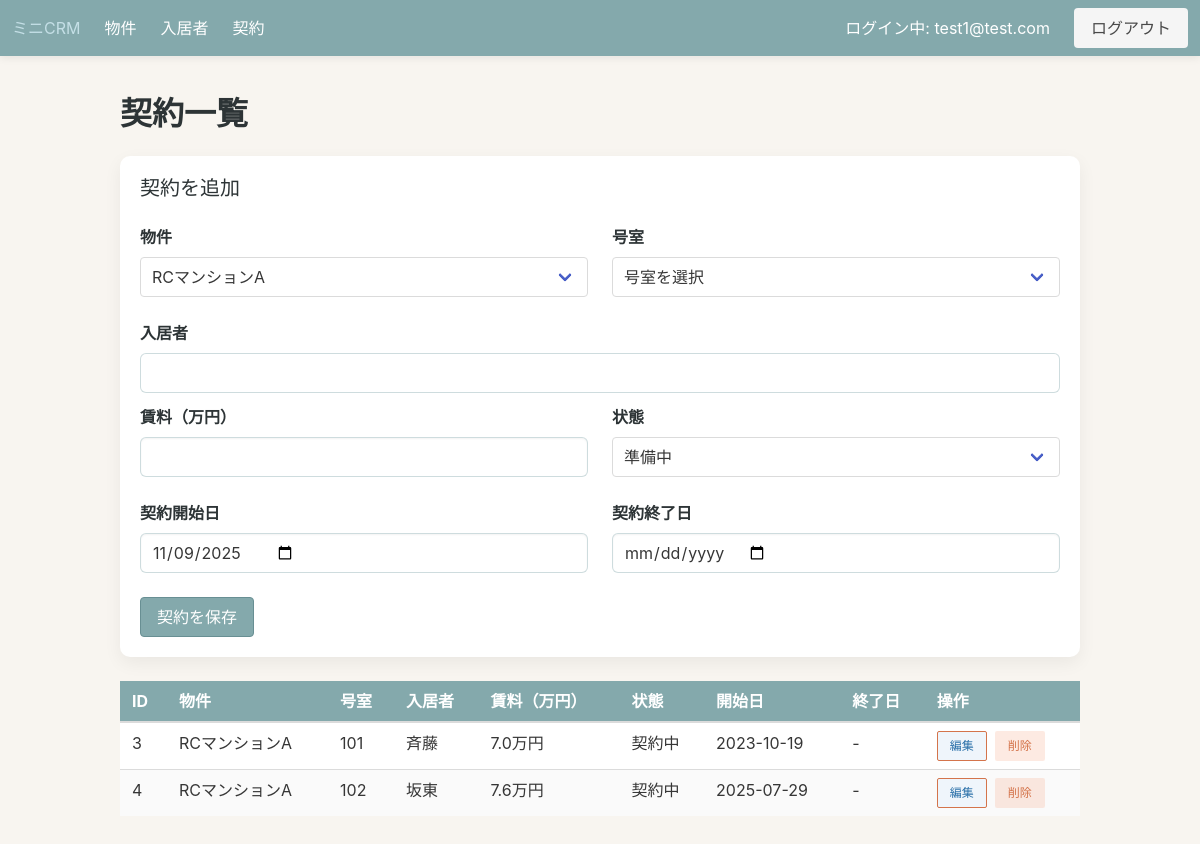
The app's page /leases?lease_id=19 (signed in), older data.
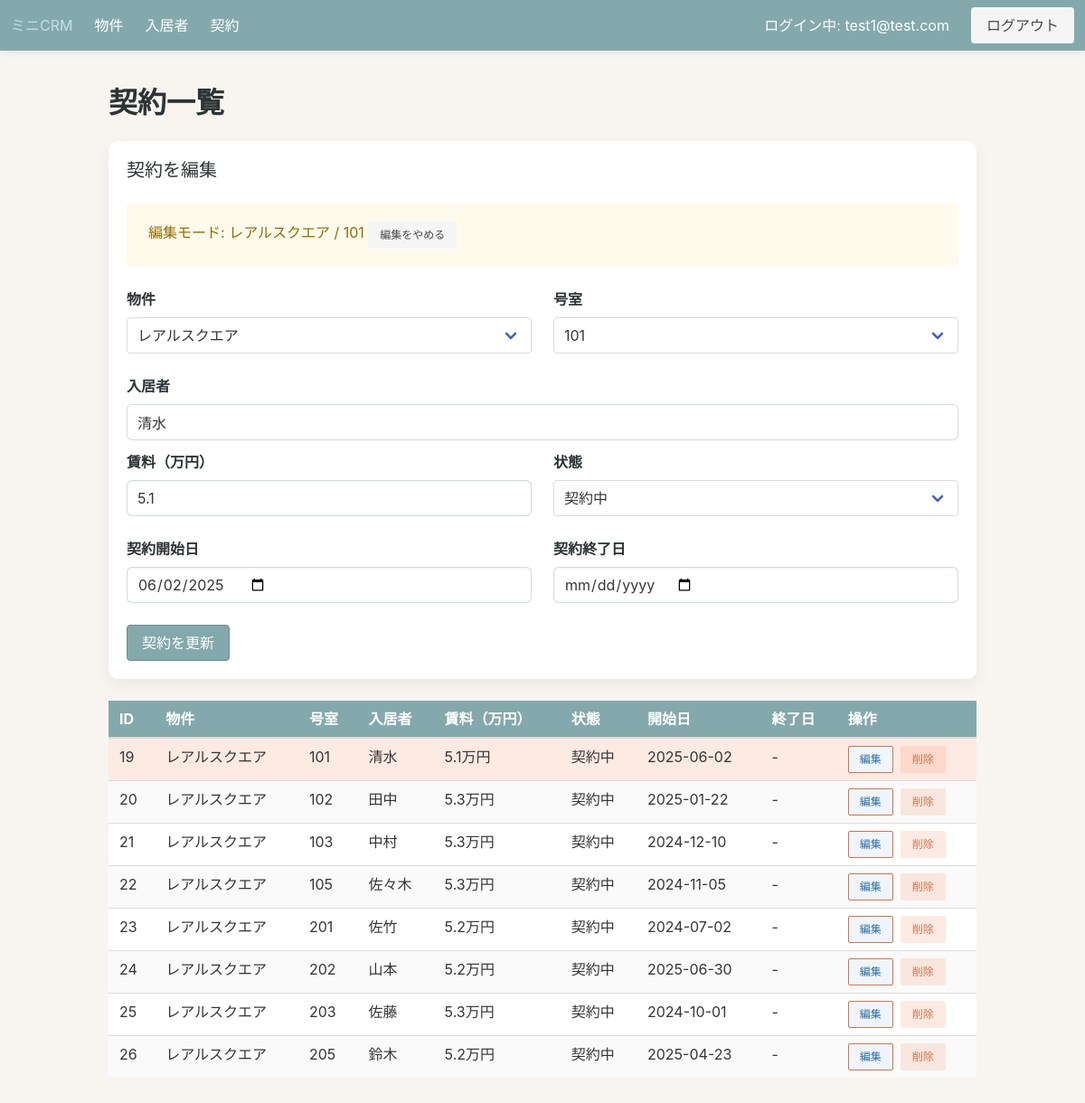
The same page, newer data.
### app/models.py (models this page shows, shortened)
class TimestampMixin:
    created_at = db.Column(db.DateTime, server_default=db.func.now())
    updated_at = db.Column(
        db.DateTime,
        server_default=db.func.now(),
        onupdate=db.func.now(),
    )

class Lease(TimestampMixin, db.Model):
    id = db.Column(db.Integer, primary_key=True)
    property_id = db.Column(db.Integer, db.ForeignKey("property.id"), nullable=False)
    tenant_id = db.Column(db.Integer, db.ForeignKey("tenant.id"), nullable=False)
    rent = db.Column(db.Numeric(10, 2), nullable=False)
    unit_number = db.Column(db.String(50), nullable=True)
    start_date = db.Column(db.Date, nullable=False, default=date.today)
    end_date = db.Column(db.Date, nullable=True)
    status = db.Column(db.String(50), nullable=False, default=LeaseStatus.PENDING)
    property = db.relationship("Property", back_populates="leases")
    tenant = db.relationship("Tenant", back_populates="leases")

class Property(TimestampMixin, db.Model):
    id = db.Column(db.Integer, primary_key=True)
    name = db.Column(db.String(120), nullable=False)
    address = db.Column(db.String(255), nullable=False)
    note = db.Column(db.Text, nullable=True)
    leases = db.relationship("Lease", back_populates="property", cascade="all, delete-orphan")
    tenants = db.relationship("Tenant", back_populates="property", cascade="all, delete-orphan")

class Tenant(TimestampMixin, db.Model):
    id = db.Column(db.Integer, primary_key=True)
    name = db.Column(db.String(120), nullable=False)
    email = db.Column(db.String(255), nullable=False)
    phone = db.Column(db.String(50), nullable=True)
    property_id = db.Column(db.Integer, db.ForeignKey("property.id"), nullable=True)
    unit_number = db.Column(db.String(50), nullable=True)
    leases = db.relationship("Lease", back_populates="tenant", cascade="all, delete-orphan")
    property = db.relationship("Property", back_populates="tenants")

### app/blueprints/core/routes.py (the view, shortened to what this page needs)
@core_bp.route("/leases", methods=["GET", "POST"])
@login_required
def leases():
    form = LeaseForm()
    properties = Property.query.order_by(Property.name).all()
    tenants = Tenant.query.order_by(Tenant.name).all()
    properties_choices = [(prop.id, prop.name) for prop in properties]
    form.property_id.choices = properties_choices
    if request.method == "GET":
        if not form.start_date.data:
            form.start_date.data = date.today()
        if not form.status.data:
            form.status.data = LeaseStatus.PENDING
    property_ids = [choice[0] for choice in properties_choices]
    selected_property_id = form.property_id.data if form.property_id.data in property_ids else None
    edit_request_id = request.args.get("lease_id", type=int)
    editing_lease = None
    if edit_request_id:
        editing_lease = (
            Lease.query.options(joinedload(Lease.property), joinedload(Lease.tenant)).filter_by(id=edit_request_id).first()
        )
        if editing_lease:
            selected_property_id = editing_lease.property_id
    if selected_property_id is None:
        selected_property_id = request.args.get("property_id", type=int)
        if property_ids:
            if selected_property_id not in property_ids:
                selected_property_id = property_ids[0]
        else:
            selected_property_id = None
    if selected_property_id is not None:
        form.property_id.data = selected_property_id
    tenants_by_property: dict[int, list[Tenant]] = {}
    for tenant in tenants:
        if tenant.property_id is None or not tenant.unit_number:
            continue
        tenants_by_property.setdefault(tenant.property_id, []).append(tenant)
    def build_unit_choices(property_id: int | None) -> list[tuple[str, str]]:
        base_choice = [("", "号室を選択")]
        if property_id is None:
            return base_choice
        units = sorted({tenant.unit_number for tenant in tenants_by_property.get(property_id, []) if tenant.unit_number})
        return base_choice + [(unit, unit) for unit in units]
    unit_choices = build_unit_choices(selected_property_id)
    form.unit_number.choices = unit_choices
    valid_units = {choice[0] for choice in unit_choices}
    if form.unit_number.data not in valid_units:
        form.unit_number.data = ""
    if editing_lease:
        if editing_lease.unit_number and editing_lease.unit_number not in valid_units:
            form.unit_number.choices.append((editing_lease.unit_number, editing_lease.unit_number))
            valid_units.add(editing_lease.unit_number)
        form.submit.label.text = "契約を更新"
        if request.method != "POST":
            form.lease_id.data = str(editing_lease.id)
            form.property_id.data = editing_lease.property_id
            form.unit_number.data = editing_lease.unit_number or ""
            form.tenant_id.data = str(editing_lease.tenant_id)
            form.tenant_display.data = editing_lease.tenant.name if editing_lease.tenant else ""
            form.rent.data = float(editing_lease.rent or 0) / 10000
            form.start_date.data = editing_lease.start_date
            form.end_date.data = editing_lease.end_date
            form.status.data = editing_lease.status
    else:
        form.submit.label.text = "契約を保存"
        form.lease_id.data = ""
    if request.method == "POST" and (not properties_choices or not tenants):
        flash("契約を作成する前に物件と入居者を登録してください。", "warning")
        return redirect(url_for("core.leases"))
    lease_query = (
        Lease.query.options(
            joinedload(Lease.property),
            joinedload(Lease.tenant),
        )
        .join(Property)
        .order_by(Property.name.asc(), Lease.unit_number.asc(), Lease.start_date.desc())
    )
    if selected_property_id is not None:
        lease_query = lease_query.filter(Lease.property_id == selected_property_id)
    leases_list = lease_query.all()
    occupied_keys = {
        (lease.property_id, lease.unit_number)
        for lease in leases_list
        if lease.property_id is not None and lease.unit_number
    }
    vacancy_rows: list[SimpleNamespace] = []
    for tenant in tenants:
        if tenant.property_id is None or not tenant.unit_number:
            continue
        if tenant.name.strip() != "空室":
            continue
        if selected_property_id is not None and tenant.property_id != selected_property_id:
            continue
    tenants_data: dict[str, list[dict[str, str]]] = {}
    for tenant in tenants:
        key = str(tenant.property_id) if tenant.property_id is not None else "0"
        tenants_data.setdefault(key, []).append(
            {
                "id": tenant.id,
                "name": tenant.name,
                "unit": tenant.unit_number or "",
            },
        )
    delete_forms = {}
    for tenant in tenants:
        instance = DeleteTenantForm()
        instance.tenant_id.data = tenant.id
        delete_forms[tenant.id] = instance
    return render_template(
        "core/leases_list.html",
        leases=leases_list,
        form=form,
        delete_forms=delete_forms,
        tenants_data=tenants_data,
        status_labels=STATUS_LABELS,
        selected_property_id=selected_property_id,
        editing_lease=editing_lease,
    )

### app/blueprints/core/forms.py
class LeaseForm(FlaskForm):
    property_id = SelectField("物件", coerce=int, validators=[DataRequired()])
    unit_number = SelectField("号室", validators=[DataRequired()])
    lease_id = HiddenField()
    tenant_id = HiddenField(validators=[DataRequired()])
    tenant_display = StringField("入居者", render_kw={"readonly": True})
    rent = DecimalField("賃料（万円）", places=1, rounding=None, validators=[DataRequired()])
    start_date = DateField("契約開始日", validators=[DataRequired()], format="%Y-%m-%d")
    end_date = DateField("契約終了日", validators=[Optional()], format="%Y-%m-%d")
    status = SelectField(
        "状態",
        choices=LEASE_STATUS_CHOICES,
        validators=[DataRequired()],
    )
    submit = SubmitField("契約を保存")

class DeleteTenantForm(FlaskForm):
    tenant_id = HiddenField(validators=[DataRequired()])
    next_url = HiddenField(validators=[Optional()])
    submit = SubmitField("削除")

### app/templates/core/leases_list.html (shortened to what this page needs)
{% extends "base.html" %}
{% block content %}
  <h1 class="title">契約一覧</h1>
  {% include "core/lease_form.html" %}
  <table class="table is-fullwidth is-striped">
    <thead>
      <tr>
        <th>ID</th>
        <th>物件</th>
        <th>号室</th>
        <th>入居者</th>
        <th>賃料（万円）</th>
        <th>状態</th>
        <th>開始日</th>
        <th>終了日</th>
        <th>操作</th>
      </tr>
    </thead>
    <tbody>
      {% for lease in leases %}
        <tr {% if editing_lease and editing_lease.id == lease.id %}class="has-background-warning-light"{% endif %}>
          <td>{{ lease.id or "-" }}</td>
          <td>{{ lease.property.name if lease.property else "-" }}</td>
          <td>{{ lease.unit_number or "-" }}</td>
          <td>{{ lease.tenant.name if lease.tenant else "-" }}</td>
          <td>
            {% if lease.rent is not none %}
              {{ "{:,.1f}".format(lease.rent / 10000) }}万円
            {% else %}
              -
            {% endif %}
          </td>
          <td>{{ status_labels.get(lease.status, lease.status) if lease.status else "-" }}</td>
          <td>{{ lease.start_date or "-" }}</td>
          <td>{{ lease.end_date or "-" }}</td>
          <td>
            <div class="buttons are-small">
              {% if lease.is_vacancy %}
                <span class="button is-static is-light">空室</span>
              {% else %}
                <a
                  class="button is-info is-light"
                  href="{{ url_for('core.leases', property_id=selected_property_id or lease.property_id, lease_id=lease.id) }}"
                >編集</a>
              {% endif %}
              <form
                method="post"
                action="{{ url_for('core.delete_tenant', tenant_id=lease.tenant.id) }}"
              >
                {{ delete_forms[lease.tenant.id].submit(class="button is-danger is-light") }}
              </form>
            </div>
          </td>
        </tr>
      {% else %}
        <tr>
          <td colspan="9">契約がまだ登録されていません。</td>
        </tr>
      {% endfor %}
    </tbody>
  </table>
{% endblock %}

### app/templates/core/lease_form.html (shortened to what this page needs)
<div class="box">
  <h2 class="subtitle">{{ '契約を編集' if editing_lease else '契約を追加' }}</h2>
  {% if editing_lease %}
    <div class="notification is-warning is-light">
      編集モード: {{ editing_lease.property.name if editing_lease.property else "-" }} / {{ editing_lease.unit_number or "-" }}
      <a class="button is-small is-light" href="{{ url_for('core.leases', property_id=selected_property_id) }}">編集をやめる</a>
    </div>
  {% endif %}
  <form method="post">
    <div class="columns">
      <div class="column">
        <div class="field">
          <label class="label">{{ form.property_id.label }}</label>
          <div class="control">
            <div class="select is-fullwidth">
              {{ form.property_id() }}
            </div>
          </div>
        </div>
      </div>
      <div class="column">
        <div class="field">
          <label class="label">{{ form.unit_number.label }}</label>
          <div class="control">
            <div class="select is-fullwidth">
              {{ form.unit_number() }}
            </div>
          </div>
        </div>
      </div>
    </div>
    <div class="field">
      <label class="label">{{ form.tenant_display.label }}</label>
      <div class="control">
        {{ form.tenant_display(class="input", readonly=True) }}
      </div>
    </div>
    <div class="columns">
      <div class="column">
        <div class="field">
          <label class="label">{{ form.rent.label }}</label>
          <div class="control">
            {{ form.rent(class="input", step="0.1") }}
          </div>
        </div>
      </div>
      <div class="column">
        <div class="field">
          <label class="label">{{ form.status.label }}</label>
          <div class="control">
            <div class="select is-fullwidth">
              {{ form.status() }}
            </div>
          </div>
        </div>
      </div>
    </div>
    <div class="columns">
      <div class="column">
        <div class="field">
          <label class="label">{{ form.start_date.label }}</label>
          <div class="control">
            {{ form.start_date(class="input", type="date") }}
          </div>
        </div>
      </div>
      <div class="column">
        <div class="field">
          <label class="label">{{ form.end_date.label }}</label>
          <div class="control">
            {{ form.end_date(class="input", type="date") }}
          </div>
        </div>
      </div>
    </div>
    <div class="field">
      <div class="control">
        {{ form.submit(class="button is-primary") }}
      </div>
    </div>
  </form>
</div>

Row changes from the older to the newer data that the page shows:
no longer on this page (row unchanged): Lease: id "3", property "RCマンションA", unit_number "101", tenant "斉藤", lease.rent/10000 "7.0", status "契約中", start_date "2023-10-19", end_date "-"
no longer on this page (row unchanged): Lease: id "4", property "RCマンションA", unit_number "102", tenant "坂東", lease.rent/10000 "7.6", status "契約中", start_date "2025-07-29", end_date "-"
added Property: property "レアルスクエア"
added Lease: unit_number "101", property_id "レアルスクエア", rent "5.1", status "契約中", start_date "06/02/2025", id "19", property "レアルスクエア", tenant "清水", lease.rent/10000 "5.1", start_date "2025-06-02", end_date "-"
added Lease: id "20", property "レアルスクエア", unit_number "102", tenant "田中", lease.rent/10000 "5.3", status "契約中", start_date "2025-01-22", end_date "-"
added Lease: id "21", property "レアルスクエア", unit_number "103", tenant "中村", lease.rent/10000 "5.3", status "契約中", start_date "2024-12-10", end_date "-"
added Lease: id "22", property "レアルスクエア", unit_number "105", tenant "佐々木", lease.rent/10000 "5.3", status "契約中", start_date "2024-11-05", end_date "-"
added Lease: id "23", property "レアルスクエア", unit_number "201", tenant "佐竹", lease.rent/10000 "5.2", status "契約中", start_date "2024-07-02", end_date "-"
added Lease: id "24", property "レアルスクエア", unit_number "202", tenant "山本", lease.rent/10000 "5.2", status "契約中", start_date "2025-06-30", end_date "-"
added Lease: id "25", property "レアルスクエア", unit_number "203", tenant "佐藤", lease.rent/10000 "5.3", status "契約中", start_date "2024-10-01", end_date "-"
added Lease: id "26", property "レアルスクエア", unit_number "205", tenant "鈴木", lease.rent/10000 "5.2", status "契約中", start_date "2025-04-23", end_date "-"
Text that changed along with them:
{{ '契約を編集' if editing_lease else '契約を追加' }}: "契約を追加" → "契約を編集"
form field tenant_display: (not shown) → "清水"
form field submit: "契約を保存" → "契約を更新"
form field property_id: "RCマンションA" → (not shown)
form field unit_number: "号室を選択" → (not shown)
form field status: "準備中" → (not shown)
form field start_date: "11/09/2025" → (not shown)
text now shown: "編集モード: / 編集をやめる"
